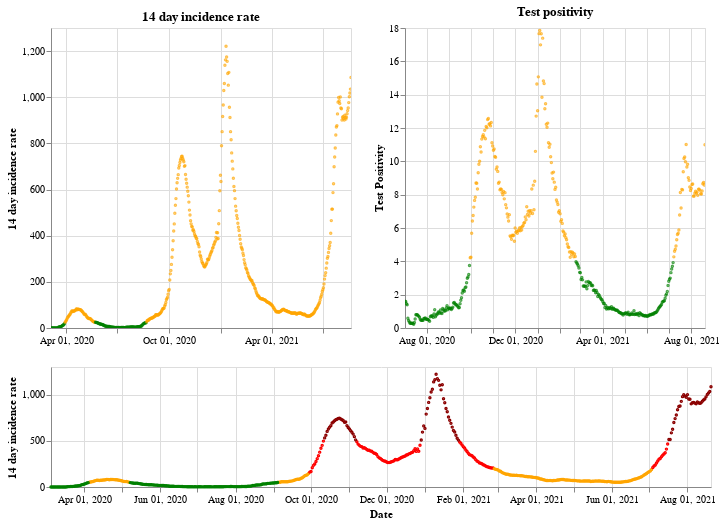

This figure's notebook cell:
### Markdown cell above
## Northern Ireland

### Code cell
plot_traffic_light('Northern Ireland')

### Figure 1 — Vega-Lite specification as saved in the notebook (floating-point values rounded to 4 significant figures; data arrays with more than 128 entries replaced by an {"elided": "..."} marker saying what was removed)
{"config": {"view": {"continuousWidth": 400, "continuousHeight": 300}}, "vconcat": [{"hconcat": [{"mark": {"type": "point", "size": 2}, "encoding": {"color": {"condition": {"value": "green", "test": "(datum.twoWeeklyCasesRate <= 25)"}, "value": "orange"}, "tooltip": [{"type": "nominal", "field": "areaName"}, {"type": "temporal", "field": "date"}, {"type": "quantitative", "field": "twoWeeklyCasesRate"}, {"type": "quantitative", "field": "testPositivity"}], "x": {"type": "temporal", "axis": {"title": ""}, "field": "date", "scale": {"domain": {"selection": "DateBrush"}}, "timeUnit": "yearmonthdate"}, "y": {"type": "quantitative", "axis": {"title": "14 day incidence rate"}, "field": "twoWeeklyCasesRate"}}, "title": "14 day incidence rate", "width": 300}, {"mark": {"type": "point", "size": 2}, "encoding": {"color": {"condition": {"value": "green", "test": "(datum.testPositivity <= 4)"}, "value": "orange"}, "tooltip": [{"type": "nominal", "field": "areaName"}, {"type": "temporal", "field": "date"}, {"type": "quantitative", "field": "twoWeeklyCasesRate"}, {"type": "quantitative", "field": "testPositivity"}], "x": {"type": "temporal", "axis": {"title": ""}, "field": "date", "scale": {"domain": {"selection": "DateBrush"}}, "timeUnit": "yearmonthdate"}, "y": {"type": "quantitative", "axis": {"title": "Test Positivity"}, "field": "testPositivity"}}, "title": "Test positivity", "width": 300}]}, {"layer": [{"mark": {"type": "point", "size": 2}, "encoding": {"color": {"condition": {"value": "orange", "test": "(((datum.testPositivity < 4) && (datum.twoWeeklyCasesRate >= 50)) && (datum.twoWeeklyCasesRate < 200))"}, "value": "red"}, "opacity": {"condition": {"value": 1, "test": "((datum.twoWeeklyCasesRate >= 50) && (datum.twoWeeklyCasesRate < 500))"}, "value": 0}, "tooltip": [{"type": "nominal", "field": "areaName"}, {"type": "temporal", "field": "date"}, {"type": "quantitative", "field": "twoWeeklyCasesRate"}, {"type": "quantitative", "field": "testPositivity"}], "x": {"type": "temporal", "axis": {"title": "Date"}, "field": "date", "timeUnit": "yearmonthdate"}, "y": {"type": "quantitative", "axis": {"title": "14 day incidence rate"}, "field": "twoWeeklyCasesRate"}}, "selection": {"DateBrush": {"type": "interval", "encodings": ["x"], "fields": ["Time"]}}}, {"mark": {"type": "point", "size": 2}, "encoding": {"color": {"value": "darkred"}, "opacity": {"condition": {"value": 1, "test": "(datum.twoWeeklyCasesRate >= 500)"}, "value": 0}, "tooltip": [{"type": "nominal", "field": "areaName"}, {"type": "temporal", "field": "date"}, {"type": "quantitative", "field": "twoWeeklyCasesRate"}, {"type": "quantitative", "field": "testPositivity"}], "x": {"type": "temporal", "axis": {"title": "Date"}, "field": "date", "timeUnit": "yearmonthdate"}, "y": {"type": "quantitative", "axis": {"title": "14 day incidence rate"}, "field": "twoWeeklyCasesRate"}}}, {"mark": {"type": "point", "size": 2}, "encoding": {"color": {"condition": {"value": "green", "test": "((datum.testPositivity < 4) && (datum.twoWeeklyCasesRate < 50))"}, "value": "orange"}, "opacity": {"condition": {"value": 1, "test": "(datum.twoWeeklyCasesRate < 50)"}, "value": 0}, "tooltip": [{"type": "nominal", "field": "areaName"}, {"type": "temporal", "field": "date"}, {"type": "quantitative", "field": "twoWeeklyCasesRate"}, {"type": "quantitative", "field": "testPositivity"}], "x": {"type": "temporal", "axis": {"title": "Date"}, "field": "date", "timeUnit": "yearmonthdate"}, "y": {"type": "quantitative", "axis": {"title": "14 day incidence rate"}, "field": "twoWeeklyCasesRate"}}}], "height": 120, "width": 660}], "data": {"name": "data-4352f09478b569e5a2bfa57bc65f0a93"}, "$schema": "https://vega.github.io/schema/vega-lite/v4.8.1.json", "datasets": {"data-4352f09478b569e5a2bfa57bc65f0a93": {"elided": "534 records"}}}
